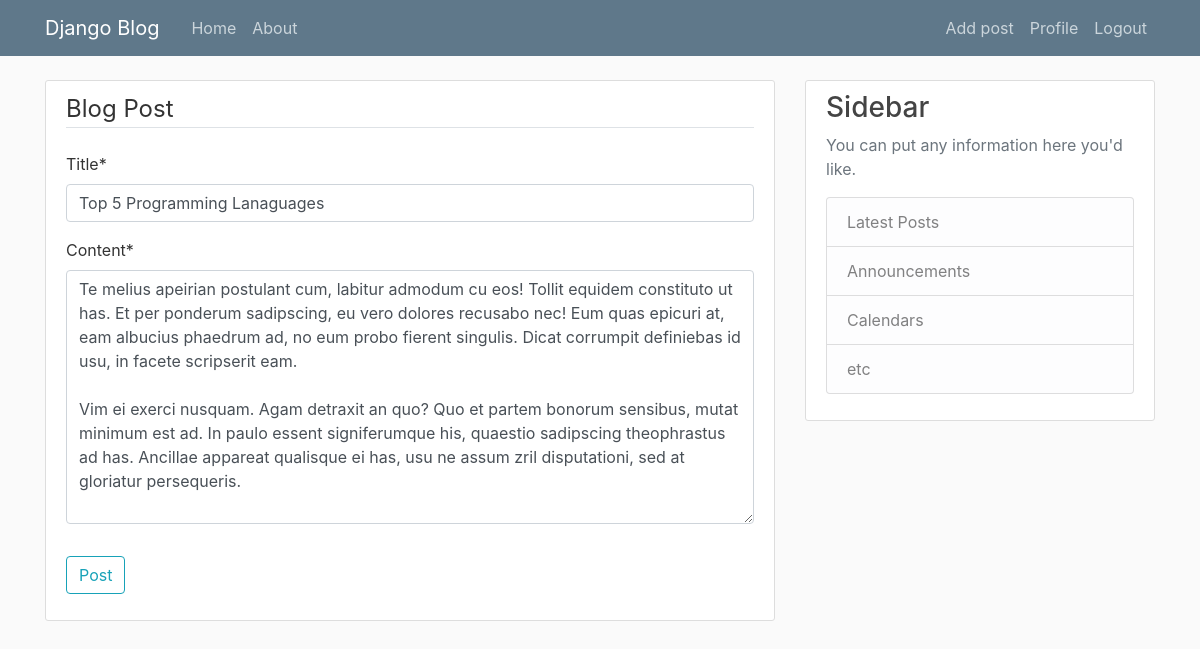
The app's page /post/18/update/ (signed in) with its own data.
### blog/models.py (models this page shows, shortened)
class Post(models.Model):
    title = models.CharField(max_length=100)
    content = models.TextField()
    date_posted = models.DateTimeField(default= timezone.now)
    author = models.ForeignKey(User, on_delete=models.CASCADE)

### blog/views.py (the view, shortened to what this page needs)
# urls.py: path('post/<int:pk>/update/', PostUpdateView.as_view(), name='post-update'),
class PostUpdateView( LoginRequiredMixin, UserPassesTestMixin, UpdateView):
    model = Post
    fields = [ 'title', 'content' ]
    def test_func(self):
        post = self.get_object()
        if self.request.user == post.author:
            return True
        return False

### blog/templates/blog/post_form.html (shortened to what this page needs)
{% extends "blog/base.html" %}
{% load crispy_forms_tags %}
{% block content %}
    <div class ="content-section">
        <form method="POST">
            <fieldset class="form-group">
                <legend class = "border-bottom mb-4">Blog Post</legend>
                {{ form|crispy }}
            </fieldset>
            <div class="form-group">
                <button class = "btn btn-outline-info" type="submit">Post</button>
            </div>
        </form>
    </div>
{% endblock content %}

### blog/static/blog/main.css (style rules this page uses)
body { background: #fafafa; color: #333333; margin-top: 5rem; }
.content-section { background: #ffffff; padding: 10px 20px; border: 1px solid #dddddd; border-radius: 3px; margin-bottom: 20px; }

### records on screen
Post: title "Top 5 Programming Lanaguages", content "Te melius apeirian postulant cum, labitur admodum cu eos! Tollit equidem constituto ut has. Et per ponderum sadipscing, eu vero dolores recusabo nec! Eum quas epicuri at, eam albucius phaedrum ad, no eum probo fierent singulis. Dicat corrumpit definiebas id usu, in facete scripserit eam. Vim ei exerci nusquam. Agam detraxit an quo? Quo et partem bonorum sensibus, mutat minimum est ad. In paulo essent signiferumque his, quaestio sadipscing theophrastus ad has. Ancillae appareat qualisque ei has, usu ne assum zril disputationi, sed at gloriatur persequeris."
